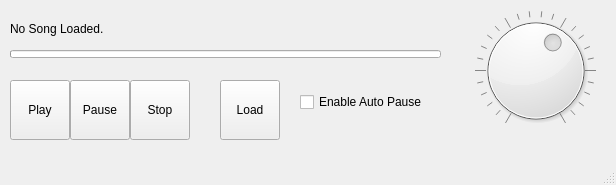
<?xml version="1.0" encoding="UTF-8"?>
<ui version="4.0">
 <class>MainWindow</class>
 <widget class="QMainWindow" name="MainWindow">
  <property name="geometry">
   <rect>
    <x>0</x>
    <y>0</y>
    <width>616</width>
    <height>185</height>
   </rect>
  </property>
  <property name="windowTitle">
   <string>Liquid Player</string>
  </property>
  <property name="unifiedTitleAndToolBarOnMac">
   <bool>true</bool>
  </property>
  <widget class="QWidget" name="centralWidget">
   <widget class="QLabel" name="SongName">
    <property name="geometry">
     <rect>
      <x>10</x>
      <y>20</y>
      <width>431</width>
      <height>18</height>
     </rect>
    </property>
    <property name="maximumSize">
     <size>
      <width>16777215</width>
      <height>16777215</height>
     </size>
    </property>
    <property name="text">
     <string>No Song Loaded.</string>
    </property>
   </widget>
   <widget class="QPushButton" name="playButton">
    <property name="geometry">
     <rect>
      <x>10</x>
      <y>80</y>
      <width>60</width>
      <height>60</height>
     </rect>
    </property>
    <property name="text">
     <string>Play</string>
    </property>
   </widget>
   <widget class="QPushButton" name="stopButton">
    <property name="geometry">
     <rect>
      <x>130</x>
      <y>80</y>
      <width>60</width>
      <height>60</height>
     </rect>
    </property>
    <property name="text">
     <string>Stop</string>
    </property>
   </widget>
   <widget class="QPushButton" name="loadButton">
    <property name="geometry">
     <rect>
      <x>220</x>
      <y>80</y>
      <width>60</width>
      <height>60</height>
     </rect>
    </property>
    <property name="text">
     <string>Load</string>
    </property>
   </widget>
   <widget class="QDial" name="dial">
    <property name="geometry">
     <rect>
      <x>460</x>
      <y>10</y>
      <width>151</width>
      <height>121</height>
     </rect>
    </property>
    <property name="whatsThis">
     <string>Volume</string>
    </property>
    <property name="value">
     <number>60</number>
    </property>
    <property name="orientation">
     <enum>Qt::Horizontal</enum>
    </property>
    <property name="wrapping">
     <bool>false</bool>
    </property>
    <property name="notchesVisible">
     <bool>true</bool>
    </property>
   </widget>
   <widget class="QCheckBox" name="faceCheck">
    <property name="geometry">
     <rect>
      <x>300</x>
      <y>90</y>
      <width>141</width>
      <height>24</height>
     </rect>
    </property>
    <property name="text">
     <string>Enable Auto Pause</string>
    </property>
   </widget>
   <widget class="QPushButton" name="pauseButton">
    <property name="geometry">
     <rect>
      <x>70</x>
      <y>80</y>
      <width>60</width>
      <height>60</height>
     </rect>
    </property>
    <property name="text">
     <string>Pause</string>
    </property>
   </widget>
   <widget class="QProgressBar" name="progressBar">
    <property name="enabled">
     <bool>true</bool>
    </property>
    <property name="geometry">
     <rect>
      <x>10</x>
      <y>50</y>
      <width>431</width>
      <height>8</height>
     </rect>
    </property>
    <property name="cursor">
     <cursorShape>ForbiddenCursor</cursorShape>
    </property>
    <property name="value">
     <number>0</number>
    </property>
    <property name="invertedAppearance">
     <bool>false</bool>
    </property>
    <property name="format">
     <string/>
    </property>
   </widget>
  </widget>
  <widget class="QMenuBar" name="menuBar">
   <property name="geometry">
    <rect>
     <x>0</x>
     <y>0</y>
     <width>616</width>
     <height>23</height>
    </rect>
   </property>
  </widget>
  <widget class="QStatusBar" name="statusBar"/>
 </widget>
 <layoutdefault spacing="6" margin="11"/>
 <resources/>
 <connections/>
</ui>
